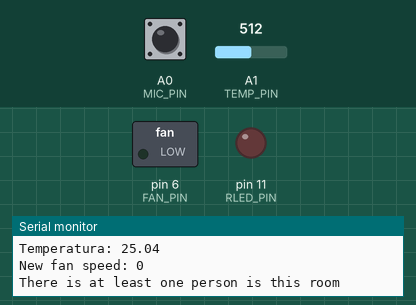
Bench run of a sketch on a simulated Arduino Uno, built with avr-gcc and run on an emulated ATmega328P. On the bench: switched loads named in the sketch (green lamp = pin HIGH), output pins drawn as LEDs (lit = HIGH), the last lines printed to the serial monitor. The test bench sets the inputs (shaded band); at power-on: A1 (TEMP_PIN) = 512, A0 (MIC_PIN) HIGH.

Above: at 10.8 s.
10.9 s: A1 (TEMP_PIN) set to 306
At 20.3 s:
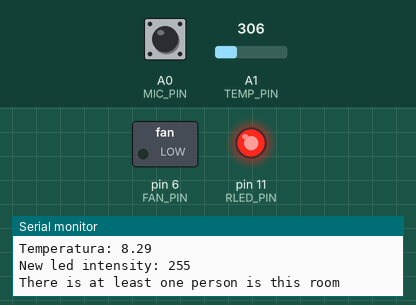
21.5 s: A1 (TEMP_PIN) set to 716
At 31.1 s:
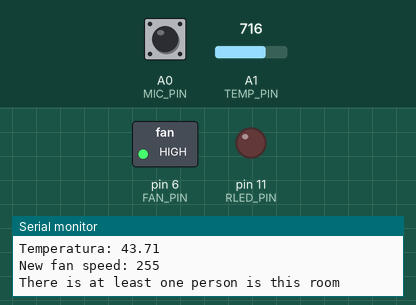
31.5 s: A1 (TEMP_PIN) set to 1005
41.5 s: A1 (TEMP_PIN) set to 1023
At 51.3 s:
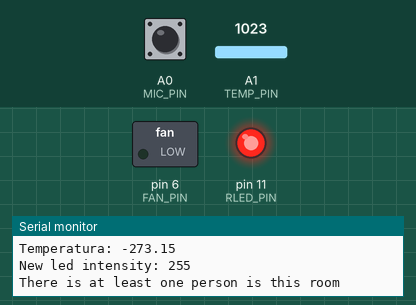
51.6 s: A1 (TEMP_PIN) set to 900
At 61.1 s:
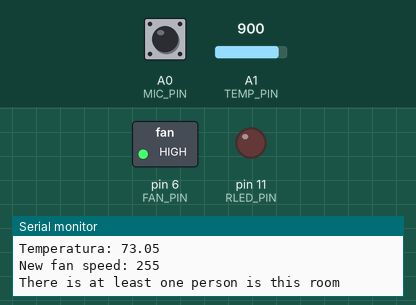
Timing chart, 0 to 62.6 s (numbered marks = the images above; inputs shaded):
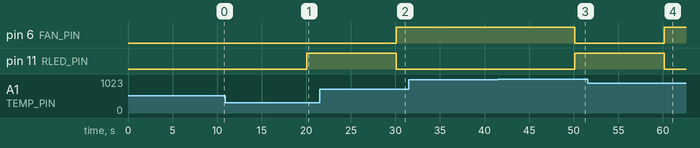

Measured:
- the behaviour switches between 1022 and 1023 on A1 (TEMP_PIN) (found by bisection; images 2 and 3)
- after the input at 10.9 s, pin 11 (RLED_PIN): LOW → HIGH after 9.2 s
- after the input at 21.5 s, pin 6 (FAN_PIN): LOW → HIGH after 8.6 s; pin 11 (RLED_PIN): HIGH → LOW after 8.6 s
- after the input at 41.5 s, pin 6 (FAN_PIN): HIGH → LOW after 8.6 s; pin 11 (RLED_PIN): LOW → HIGH after 8.6 s
- after the input at 51.6 s, pin 6 (FAN_PIN): LOW → HIGH after 8.5 s; pin 11 (RLED_PIN): HIGH → LOW after 8.5 s

The sketch:

lab1_parte2_es5.ino
```cpp
//microphone
const int MIC_PIN = A0; //vedere se funziona provare 4
int n_sound_events = 0;
unsigned long last_event_time = 0;
const long sound_interval = 10l * 60l * 1000l;
//fan
const int FAN_PIN = 6;
//led
const int RLED_PIN = 11;
//sensore di temperatura
const int TEMP_PIN = A1;
//sensore di movimento
const int PIR_PIN = 7;
unsigned long elapsed_time = 0;
const long timeout_pir = 30l * 60l * 1000l;

void setup() {
  pinMode(PIR_PIN, INPUT);
  pinMode(MIC_PIN, INPUT);
  pinMode(TEMP_PIN, INPUT);
  pinMode(FAN_PIN, OUTPUT);
  pinMode(RLED_PIN, OUTPUT);

  analogWrite(FAN_PIN, 0);
  attachInterrupt(digitalPinToInterrupt(PIR_PIN), checkPresencePIR, CHANGE);
  Serial.begin(9600);
  while (!Serial);
  Serial.println("Lab 2 Starting");
}

float convertTension(float sensorVal) {
  const int B = 4275;
  const int long R0 = 100000;
  const int Vcc = 1023;
  const float T0 = 298.15;
  const float TBase = 273.15;
  float R = ((Vcc / sensorVal) - 1.0) * R0;
  float T = 1 / (log(R / R0) / B + 1 / T0) - TBase;
  return T;
}

int calcSpeed(float temp) {
  if (temp <= 38.0) {
    float dt = (temp - 25.0) * 20.0;
    return (int)dt;
  } else {
    return 255;
  }
}

int calcLedIntensity(float temp) {
  if (temp >= 20.0) {
    float dt = (25.0 - temp) * 51.0;
    return (int)(dt);
  } else {
    return 255;
  }
}

void checkTempAndChangeSpeed(float temp) {
  if (temp >= 25.0) {
    analogWrite(RLED_PIN, LOW);
    int newSpeed = calcSpeed(temp);
    if (newSpeed <= 255 && newSpeed >= 0){
      analogWrite(FAN_PIN, newSpeed);
      Serial.print("New fan speed: ");
      Serial.println(newSpeed);
    }
  }
  else {
    analogWrite(FAN_PIN, 0);
    int newLedIntensity = calcLedIntensity(temp);
    if (newLedIntensity <= 255 && newLedIntensity >= 0){
      analogWrite(RLED_PIN, newLedIntensity);
      Serial.print("New led intensity: ");
      Serial.println(newLedIntensity);
    }
  }
}

void checkPresencePIR() {
  if ( digitalRead(PIR_PIN) == HIGH )
    elapsed_time = millis();
}

void checkPresenceMIC() {
  if (digitalRead(MIC_PIN) == LOW) {
    last_event_time = millis();
    if (millis() - last_event_time > 25)
      n_sound_events++;
  }
}

bool checkPresenceRoom() {
  bool check_mic = true, check_pir = true;
  checkPresenceMIC();
  if (n_sound_events <= 50 && last_event_time + sound_interval <= millis()) {
    Serial.println("No detection for over 10 mins with sound sensor");
    n_sound_events = 0;
    check_mic = false;
  }
  if (elapsed_time + timeout_pir <= millis()) {
    Serial.println("No detection for over 30 mins with pir sensor");
    check_mic = false;
  }
  if (check_mic == true || check_pir == true)
    return true;
  return false;
}

void loop() {
  float sensorVal = analogRead(TEMP_PIN);
  float temp = convertTension(sensorVal);
  Serial.print("Temperatura: ");
  Serial.println(temp);
  checkTempAndChangeSpeed(temp);
  if (checkPresenceRoom() == true) {
    Serial.println("There is at least one person is this room");
  }
  delay(1e4);
}
```
